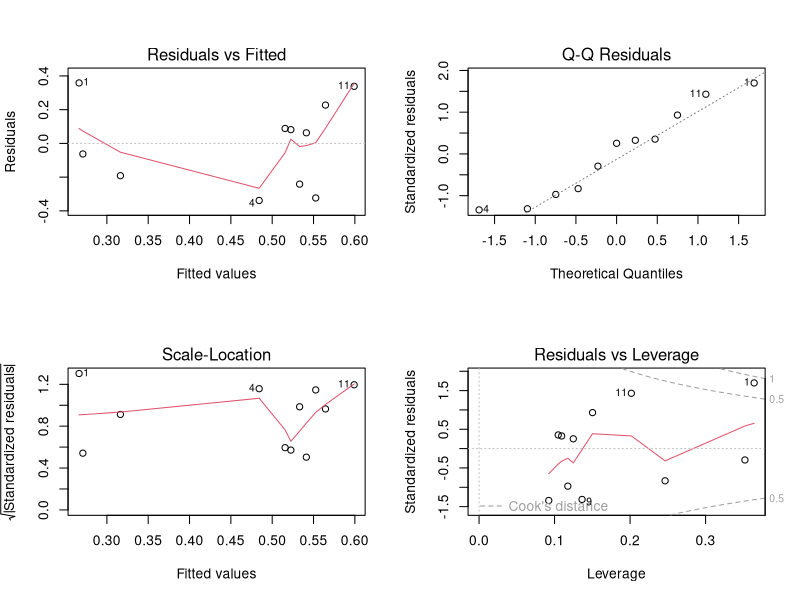
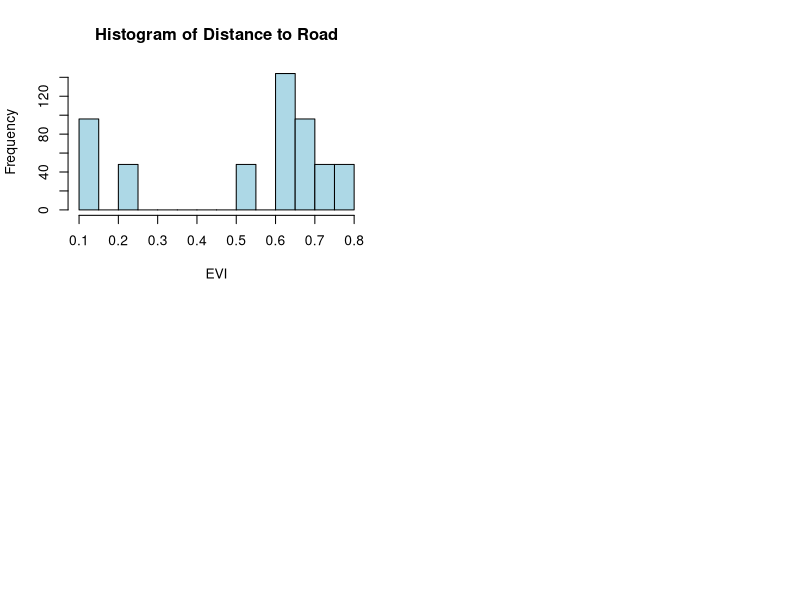

The R source for these figures, in order:
# Load required packages
library(dplyr)

# clear workspace
rm(list = ls())

# Read the data
model <- read.csv("../results/binary_muntiacus_with_e.csv", stringsAsFactors = FALSE)
model <- model[model$Station != "63", ]

station_occupancy <- model %>%
    group_by(EVI_Silwood) %>%
    summarise(occupancy_rate = mean(Muntiacus_present, na.rm = TRUE))

lm_model <- lm(occupancy_rate ~ EVI_Silwood, data = station_occupancy)
summary(lm_model)

# Mean of EVI
mean_EVI <- mean(model$EVI_Silwood, na.rm = TRUE)

# Range of EVI
range_EVI <- range(model$EVI_Silwood, na.rm = TRUE)

# Standard deviation of EVI
sd_EVI <- sd(model$EVI_Silwood, na.rm = TRUE)

mean_EVI
range_EVI
sd_EVI

mean_occ <- mean(station_occupancy$occupancy_rate, na.rm = TRUE)

# Range of occupancy rate
range_occ <- range(station_occupancy$occupancy_rate, na.rm = TRUE)

# Standard deviation of occupancy rate
sd_occ <- sd(station_occupancy$occupancy_rate, na.rm = TRUE)

mean_occ
range_occ
sd_occ



par(mfrow = c(2, 2))
plot(lm_model)

library(ggplot2)

p <- ggplot(station_occupancy, aes(x = EVI_Silwood, y = occupancy_rate)) +
  geom_point() +
  geom_smooth(method = "lm", se = TRUE, col = "black") +
  labs(y = "Muntjac site encounter rate", x = "EVI")

scale_model <- scale(model$EVI_Silwood)

pdf("../results/occupancy_vs_EVI.pdf", width = 6, height = 5)
print(p)
dev.off()

hist(model$EVI_Silwood,
     main = "Histogram of Distance to Road",
     xlab = "EVI",
     col = "lightblue",)
